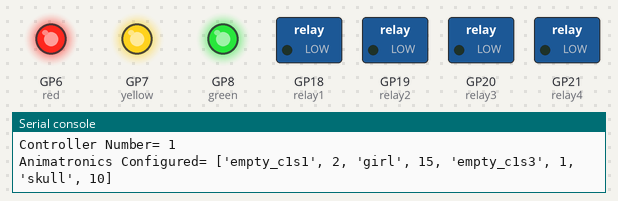
Simulated run of this program. Board: Raspberry Pi Pico running MicroPython. On the bench: switched loads named in the program (green lamp = pin HIGH), output pins drawn as LEDs (lit = HIGH), the last lines printed to the serial console. Threads take turns every 2 ms.

Above: at 0.1 s.
At 2.1 s:
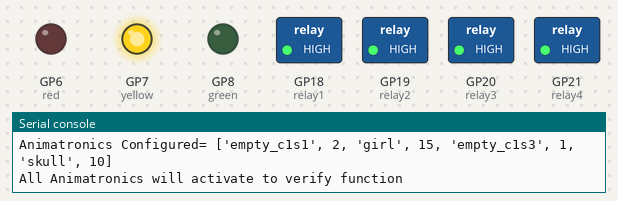
At 4.1 s:
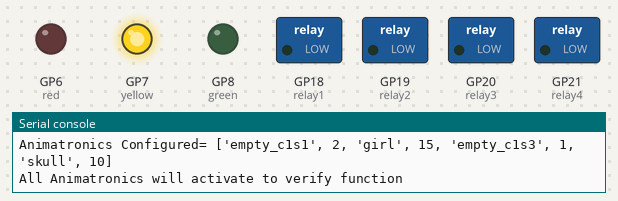
At 24.1 s:
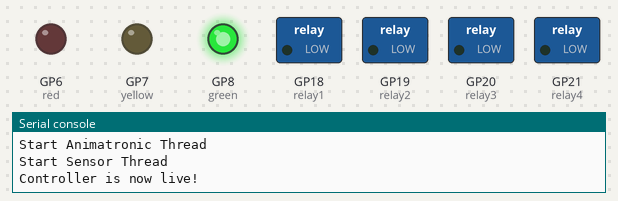
Timing chart, 0 to 25.6 s (numbered marks = the images above):
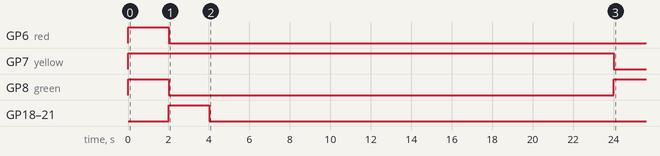

The program:

halloween_pico_code_rev1.py
```python
#
# Halloween Animatronic Automation System
# This code is using both cores of a Pico or Pico W. Core 1 is running a sensor thread for the KY-008 laser
# detector via a DaFuRui 5V Relay board. The relay connects to pin14 on the Pico. When someone breaks the
# beam between the ky-008 laser and detector it trips the relay which activates the p14 on Pico.
# Then the core_1 kicks off and turns on each of the four SB Components Pico Relay Board (a really cool board!!!)
# in series with a sleep between each relay to let the animatronic play.
#
# This code also controller an stop light LED board do show status of the controller during boot (yellow),
# green when waiting for someone to trip the laster and then red once the animatronics start running.
#
# it supports 6 controllers by configuring the animatronics in the animatronicCfg List
#
# plan it select which controller id via dipswitch but find a way to mount that on a case is problematic.
#
from machine import Pin, lightsleep, PWM
import _thread
import time, utime

# configure controller/animatronics pairing
#
#  this is design for our maze which have 6 raspberry pico controllers.
#
animatronicsCfg = [['empty_c1s1',2, 'girl',15,'empty_c1s3',1,'skull',10],
                    ['empty_c2s1]',1, 'empty_c2s2',1,'empty_c2s3',1,'empty_c2s4',1],
                    ['empty_c3s1]',1, 'empty_c2s2',1,'empty_c3s3',1,'empty_c3s4',1],
                    ['empty_c4s1]',1, 'empty_c2s2',1,'empty_c4s3',1,'empty_c4s4',1],
                    ['empty_c5s1]',1, 'empty_c2s2',1,'empty_c5s3',1,'empty_c5s4',1],
                    ['empty_c6s1]',1, 'empty_c2s2',1,'empty_c6s3',1,'empty_c6s4',1]]
controllerNumber=1
animatronicsInitialDelay=20

# initialize pins for relays (animatronics)
relay1 = Pin(18, Pin.OUT)
relay2 = Pin(19, Pin.OUT)
relay3 = Pin(20, Pin.OUT)
relay4 = Pin(21, Pin.OUT)

# Initialize pins for LEDs
red = PWM(Pin(6), freq=1000)  #  red LED
yellow = PWM(Pin(7), freq=1000)  #  yellow LED
green = PWM(Pin(8), freq=1000)  # green LED

# sensor Pin
sensorPin = Pin(14,Pin.IN, Pin.PULL_UP)

# initialize pins for dip switch
dipSwitchPin1 = Pin(10, Pin.IN,Pin.PULL_UP)
dipSwitchPin2 = Pin(11, Pin.IN,Pin.PULL_UP)
dipSwitchPin3 = Pin(12, Pin.IN,Pin.PULL_UP)
dipSwitchPin4 = Pin(13, Pin.IN,Pin.PULL_UP)

# thread syncronization
runAnimatronic=False

#enabel debugging
debug=True
debug2=False


# Function to set the brightness of an LED (0-100%)
def set_brightness(led, brightness):
    if brightness < 0 or brightness > 100:
        raise ValueError("Brightness should be between 0 and 100")
    led.duty_u16(int(brightness / 100 * 65535))


def allOn():
    relay1.value(1)
    relay2.value(1)
    relay3.value(1)
    relay4.value(1)


def allOff():
    relay1.value(0)
    relay2.value(0)
    relay3.value(0)
    relay4.value(0)


def sensorThread():
    global runAnimatronic
    global sensorPin
    c=0
    set_brightness(green, 100)
    set_brightness(red, 0)

    while True:
        #utime.sleep(20) #remove before use
        if debug2: print("count=",c," sesnor/pin_14=",sensorPin.value())
        lightsleep(50)
        c = c + 1
        #trip=0
        #if trip == 0:
        if sensorPin.value() == 0:
            #print("turn on LED")
            #relay1.value(1)
            if debug: print("Waiting for animatronics to run")
            runAnimatronic=True
            while runAnimatronic == True:
                pass
            set_brightness(green, 100)
        else:
            #if debug: print("Turn off LED")
            #relay1.value(0)
            pass

def animatronicThread():
    global runAnimatronic
    while True:


        while runAnimatronic == False:
            pass

        if debug: print("Run Animatronics")

        if debug: print("Animatronic #1 - ",animatronicsCfg[controllerNumber-1][0],"/",animatronicsCfg[controllerNumber-1][1])
        relay1.toggle()
        utime.sleep(animatronicsCfg[controllerNumber-1][1])
        set_brightness(red, 100)
        set_brightness(green, 0)
        allOff()

        if debug: print("Animatronic #2 - ",animatronicsCfg[controllerNumber-1][2],"/",animatronicsCfg[controllerNumber-1][3])
        relay2.toggle()
        utime.sleep(animatronicsCfg[controllerNumber-1][3])
        allOff()

        if debug: print("Animatronic #3 - ",animatronicsCfg[controllerNumber-1][4],"/",animatronicsCfg[controllerNumber-1][5])
        relay3.toggle()
        utime.sleep(animatronicsCfg[controllerNumber-1][5])
        allOff()

        if debug: print("Animatronic #4 - ",animatronicsCfg[controllerNumber-1][6],"/",animatronicsCfg[controllerNumber-1][7])
        relay4.toggle()
        utime.sleep(animatronicsCfg[controllerNumber-1][7])

        allOff()
        set_brightness(red, 0)
        if debug: print("Animatronics Run Done")
        runAnimatronic=False


if debug: print("Initializing System, please wait...")
if debug: print("Controller Number=",controllerNumber)
if debug: print("Animatronics Configured=",animatronicsCfg[controllerNumber-1])
set_brightness(green, 100)
set_brightness(yellow, 100)
set_brightness(red, 100)
utime.sleep(2)
set_brightness(green, 0)
set_brightness(red, 0)
if debug: print("All Animatronics will activate to verify function")
allOff()
allOn()
utime.sleep(2)
allOff()
sensorPin.value(0)
runAnimatronic=False
utime.sleep(animatronicsInitialDelay)
set_brightness(yellow, 0)

set_brightness(green, 100)
if debug: print("Start Animatronic Thread")
animatronic = _thread.start_new_thread(animatronicThread,())
if debug: print("Start Sensor Thread")
if debug: print("Controller is now live!")
sensorThread()

allOff()
```
